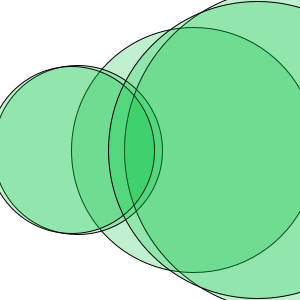
Frame 1 (no input)
Frame 60 (the mouse pressed at the canvas centre just before this capture): identical to frame 1, image omitted
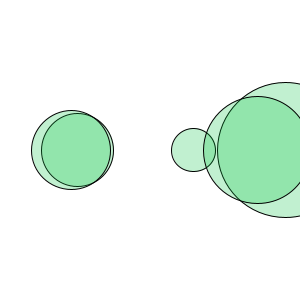
Frame 120 (the mouse held since frame 60 and released just before this capture)

The Processing sketch that drew these frames (run headless with seeded random() and noise(); from frame 60 on, the mouse is pressed at the canvas centre):

// Processing sketch: processing_26264
// ── processing_26264.pde


float x1;
float x2;
float x3;
float x4;
float x5;
 
void setup() {
  size(300, 300);
  fill(0,193,62,62);
  smooth();

  x1 = random(width);
  x2 = random(width); 
  x3 = random(width); 
  x4 = random(width); 
  x5 = random(width);
}
 
void draw() {
  background(255);
  float dia;
   

  dia = dist(x1, 150, mouseX, mouseY);
  ellipse(x1, 150, dia, dia);
 
  dia = dist(x2, 150, mouseX, mouseY);
  ellipse(x2, 150, dia, dia);
 
  dia = dist(x3, 150, mouseX, mouseY);
  ellipse(x3, 150, dia, dia);
 
  dia = dist(x4, 150, mouseX, mouseY);
  ellipse(x4, 150, dia, dia);
 
  dia = dist(x5, 150, mouseX, mouseY);
  ellipse(x5, 150, dia, dia);
}
